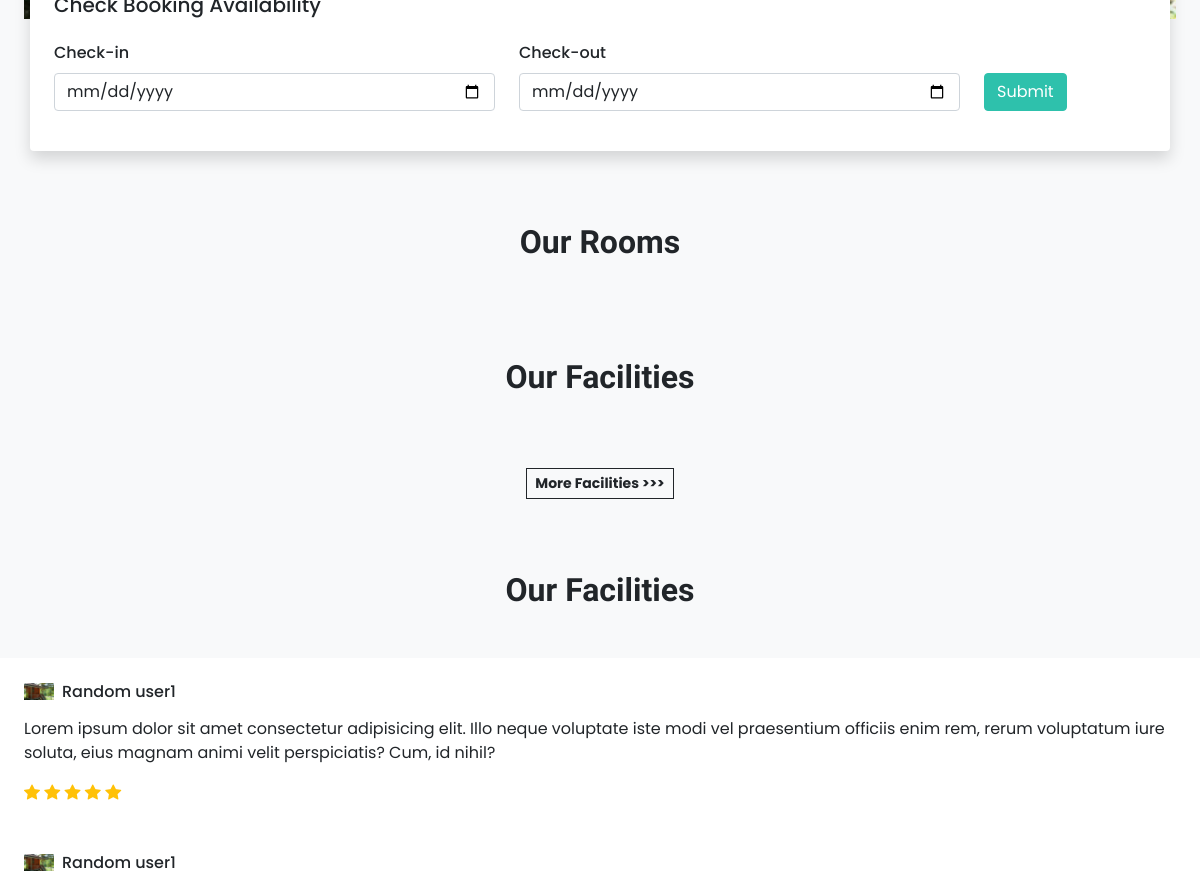
Before: / (middle part) with the older database file.
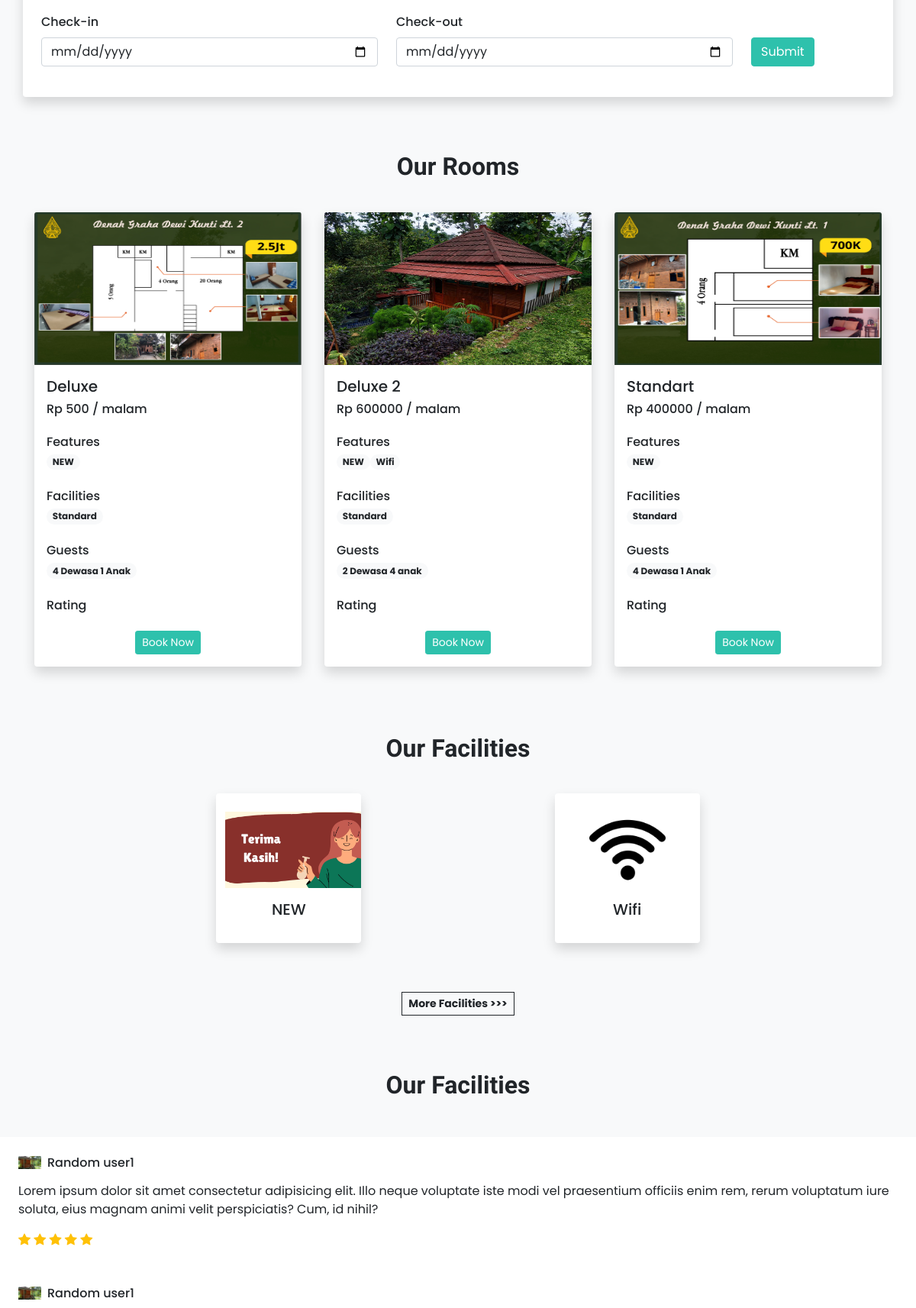
After: the same page with the newer database file.
### tables this page shows
CREATE TABLE `room` (
  `id` int(11) NOT NULL,
  `name` varchar(191) NOT NULL,
  `description` varchar(191) DEFAULT NULL,
  `price` double NOT NULL,
  `rating` double NOT NULL DEFAULT 0,
  `isReady` tinyint(1) NOT NULL DEFAULT 0,
  `picture` varchar(191) DEFAULT NULL
);

CREATE TABLE `facility` (
  `id` int(11) NOT NULL,
  `picture` varchar(191) NOT NULL,
  `name` varchar(191) NOT NULL,
  `description` varchar(191) NOT NULL,
  `isGeneral` tinyint(1) NOT NULL DEFAULT 1
);

CREATE TABLE `capacity` (
  `id` int(11) NOT NULL,
  `name` varchar(191) NOT NULL,
  `description` varchar(191) NOT NULL
);

### lib/db.php (called while the page is built, shortened)
<?php
function select($sql, $values, $datatypes)
{
    $conn = $GLOBALS['conn'];
    $auth['success'] = true;
    if ($auth['success']) {
        if ($stmt = mysqli_prepare($conn, $sql)) {
            mysqli_stmt_bind_param($stmt, $datatypes, ...$values);
            if (mysqli_stmt_execute($stmt)) {
                $res = mysqli_stmt_get_result($stmt);
                return $res;
            } else {
                mysqli_stmt_close($stmt);
                die("Query cannot be executed - Select");
            }
        } else {
            die("Query cannot be prepared - Select");
        }
    } else {
        die("Unauthorized User");
    }
}
?>

### user/inc/header.php (called while the page is built, shortened)
<?php
$auth = new AuthController();
?>

### user/index.php (the view, shortened to what the changed rows need)
<!DOCTYPE html>
<html lang="en">
<head>
    <link rel="stylesheet" href="https://cdn.jsdelivr.net/npm/swiper@10/swiper-bundle.min.css" />
    <?php require('inc/links.php'); ?>
</head>
<body class="bg-light">
    <?php require('inc/header.php'); ?>
    <div class="container-fluid px-lg-4 mt-4">
        <div class="swiper swiper-container">
            <div class="swiper-wrapper">
                <div class=" swiper-slide">
                    <img src="./assets/images/slide2.jpg" class="w-100 d-block">
                </div>
            </div>
        </div>
    </div>
    <div class="container avaibility-form">
        <div class="row">
            <div class="col-lg-12 bg-white shadow p-4 rounded">
                <h5 class="mb-4">Check Booking Availability</h5>
                <form>
                    <div class="row align-items-end">
                        <div class="col-lg-5 mb-3">
                            <label class="form-label" style="font-weight: 500">Check-in</label>
                            <input type="date" class="form-control shadow-none">
                        </div>
                        <div class="col-lg-5 mb-3">
                            <label class="form-label" style="font-weight: 500">Check-out</label>
                            <input type="date" class="form-control shadow-none">
                        </div>
                        <div class="col-lg-2 mb-lg-3 mt-2">
                            <button type="submit" class=" btn text-white shadow-none custom-bg">Submit</button>
                        </div>
                    </div>
                </form>
            </div>
        </div>
    </div>
    <h2 class="mt-5 pt-4 mb-4 text-center fw-bold h-font">Our Rooms</h2>
    <div class="container">
        <div class="row">
            <?php
            $sql = "SELECT * FROM room";
            $res = mysqli_query($conn, $sql);
            while ($row = mysqli_fetch_assoc($res)) {
                $data[] = $row;
            }
            $facility = [];
            $capacity = [];
            foreach ($data as $key => $value) {
                $sql = "SELECT * FROM facilityonroom WHERE roomId = ?";
                $res = select($sql, [$value['id']], 'i');
                while ($row = mysqli_fetch_assoc($res)) {
                    $facility[] = $row;
                }
                $data[$key]['facility'] = $facility;
                $facility = [];
                $sql = "SELECT * FROM capacityonroom WHERE roomId = ?";
                $res = select($sql, [$value['id']], 'i');
                while ($row = mysqli_fetch_assoc($res)) {
                    $capacity[] = $row;
                }
                $data[$key]['capacity'] = $capacity;
                $capacity = [];
            }
            foreach ($data as $key => $value) {
                foreach ($value['facility'] as $k => $v) {
                    $sql = "SELECT * FROM facility WHERE id = ?";
                    $res = select($sql, [$v['facilityId']], 'i');
                    while ($row = mysqli_fetch_assoc($res)) {
                        $facility[] = $row;
                    }
                }
                $data[$key]['facility'] = $facility;
                $facility = [];
            }
            foreach ($data as $key => $value) {
                foreach ($value['capacity'] as $k => $v) {
                    $sql = "SELECT * FROM capacity WHERE id = ?";
                    $res = select($sql, [$v['capacityId']], 'i');
                    while ($row = mysqli_fetch_assoc($res)) {
                        $capacity[] = $row;
                    }
                }
                $data[$key]['capacity'] = $capacity;
                $capacity = [];
            }
            foreach ($data as $key => $value) {
                $html = '<div class="col-lg-4 col-md-6 my-3">  ';
                $html .= '<div class="card border-0 shadow" style="max-width: 350px; margin: auto;">';
                $html .= '<img height=200 src="./assets/images/room/' . $value['picture'] . '" class="card-img-top">';
                $html .= '<div class="card-body">';
                $html .= '<h5>' . $value['name'] . '</h5>';
                $html .= '<h6 class="mb-4">Rp ' . $value['price'] . ' / malam</h6>';
                $html .= '<div class="features mb-4">';
                $html .= '<h6 class="mb-1">Features</h6>';
                foreach ($value['facility'] as $k => $v) {
                    $html .= '<span class="badge rounded-pill bg-light text-dark text-wrap">';
                    $html .= $v['name'];
                    $html .= '</span>';
                }
                $html .= '</div>';
                $html .= '<div class="facilities mb-4">';
                $html .= '<h6 class="mb-1">Facilities</h6>';
                foreach ($value['capacity'] as $k => $v) {
                    $html .= '<span class="badge rounded-pill bg-light text-dark text-wrap">';
                    $html .= $v['name'];
                    $html .= '</span>';
                }
                $html .= '</div>';
                $html .= '<div class="guests mb-4">';
                $html .= '<h6 class="mb-1">Guests</h6>';
                $html .= '<span class="badge rounded-pill bg-light text-dark text-wrap">';
                $html .= $value['capacity'][0]['description'];
                $html .= '</span>';
                $html .= '</div>';
                $html .= '<div class="rating mb-4">';
                $html .= '<h6 class="mb-1">Rating</h6>';
                $html .= '<span class="badge rounded-pill bg-light">';
                $html .= '</span>';
                $html .= '</div>';
                $html .= '<div class="d-flex justify-content-evenly mb-2s">';
                $html .= "<a href='details?type=room&id=$value[id]' class='btn btn-sm text-white custom-bg shadow-none'>Book Now</a>";
                $html .= '</div>';
                $html .= '</div>';
                $html .= '</div>';
                $html .= '</div>';
                echo $html;
            }
            ?>
        </div>
    </div>
    <h2 class="mt-5 pt-4 mb-4 text-center fw-bold h-font">Our Facilities</h2>
    <div class="container">
        <div class="row justify-content-evenly px-lg-0 px-md-0 px-5">
            <?php
            $sql = "SELECT * FROM facility WHERE isGeneral = ?";
            $res = select($sql, [1], 'i');
            foreach ($res as $row) {
                echo "<div class='col-lg-2 col-md-2 text-center bg-white rounded shadow py-4 my-3'>
                <img src='./assets/images/facility/" . $row['picture'] . "' height=100>
                <h5 class='mt-3'>" . $row['name'] . "</h5>
            </div>";
            }
            ?>
            <div class="co-lg-12 text-center mt-5">
                <a href="#" class="btn btn-sm btn-outline-dark rounded-0 fw-bold shadow-none">More Facilities >>></a>
            </div>
        </div>
    </div>
    <h2 class="mt-5 pt-4 mb-4 text-center fw-bold h-font">Our Facilities</h2>
    <div class="contaier mt-5">
        <div class="swiper swiper-testimoni">
            <div class="swiper-wrapper">
                <div class="swiper-slide bg-white p-4">
                    <div class="profile d-flex align-items-center mb-3">
                        <img src="images/slide2.jpg" width="30px">
                        <h6 class="m-0 ms-2">Random user1</h6>
                    </div>
                    <p>
                        Lorem ipsum dolor sit amet consectetur adipisicing elit. Illo neque voluptate iste modi vel
                        praesentium officiis enim rem, rerum voluptatum iure soluta, eius magnam animi velit
                        perspiciatis? Cum, id nihil?
                    </p>
                    <div class="rating">
                        <i class="bi bi-star-fill text-warning"></i>
                        <i class="bi bi-star-fill text-warning"></i>
                        <i class="bi bi-star-fill text-warning"></i>
                        <i class="bi bi-star-fill text-warning"></i>
                        <i class="bi bi-star-fill text-warning"></i>
                    </div>
                </div>
                <div class="swiper-slide bg-white p-4">
                    <div class="profile d-flex align-items-center mb-3">
                        <img src="images/slide2.jpg" width="30px">
                        <h6 class="m-0 ms-2">Random user1</h6>
                    </div>
                </div>
            </div>
        </div>
    </div>
</body>
</html>

Changed rows visible on the page:
added room: picture (picture), name "Deluxe", price "500", html "4 Dewasa 1 Anak"
added facility: value "NEW", picture (picture), name "NEW"
added capacity: value "Standard"
added room: picture (picture), name "Deluxe 2", price "600000", html "2 Dewasa 4 anak"
added facility: value "Wifi", picture (picture), name "Wifi"
added capacity: value "Standard", shown under "Deluxe 2"
added room: picture (picture), name "Standart", price "400000", html "4 Dewasa 1 Anak"
